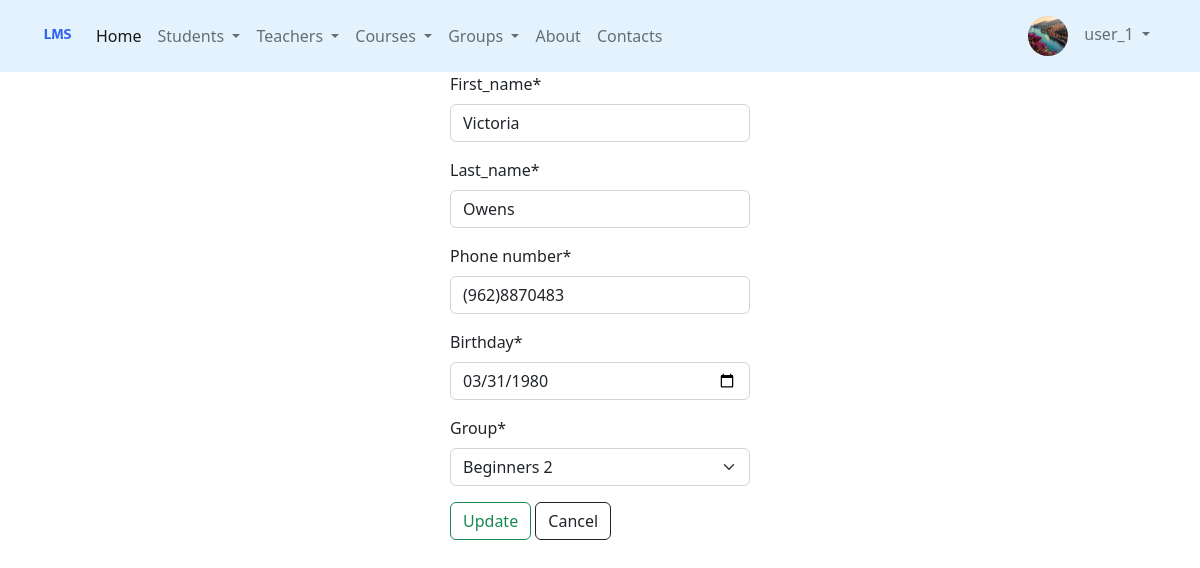
Screenshot of /students/update/1/ (signed in) with the database file from the repository.
### accounts/models.py (models this page shows, shortened)
class Profile(models.Model):
    user = models.OneToOneField(to=User, on_delete=models.CASCADE)
    birthday = models.DateField(null=True, blank=True)
    city = models.CharField(max_length=50, null=True, blank=True)
    avatar = models.ImageField(upload_to='avatars/', default='default.png')
    class Meta:
        db_table = 'profile'

### students/models.py (models this page shows, shortened)
class Student(PersonModel):
    group = models.ForeignKey(Group, on_delete=models.SET_NULL, null=True, related_name='students')
    class Meta:
        verbose_name = 'student'
        verbose_name_plural = 'students'
        db_table = 'students'

### students/views.py (the view)
# urls.py: path('update/<int:identity>/', UpdateStudentView.as_view(), name='update'),            # Update
class UpdateStudentView(LoginRequiredMixin, UpdateView):
    model = Student
    success_url = reverse_lazy('students:list')
    template_name = 'students/update.html'
    form_class = StudentCreateForm
    pk_url_kwarg = 'identity'

### students/forms.py (shortened to what this page needs)
class StudentCreateForm(forms.ModelForm):
    class Meta:
        model = Student
        fields = [
            'first_name',
            'last_name',
            'phone_number',
            'birthday',
            'group'
        ]
        widgets = {
            'birthday': forms.DateInput(attrs={'type': 'date'})
        }

### core/context_processors.py (called while the page is built)
def params(request):
    get_params = request.GET
    if 'page' in get_params:
        get_params = copy(get_params)
        del get_params['page']
    return {'params': f'&{get_params.urlencode()}' if get_params else ''}

### groups/models.py (called while the page is built)
    def __str__(self):
        return f'{self.group_name}'

### students/templates/students/update.html (shortened to what this page needs)
{% extends 'base.html' %}
{% load crispy_forms_filters %}
{% block content %}
    <form method="post">
        <div class="mx-auto" style="width: 300px;">
            {{ form | crispy }}
            <div class="mt-2">
                <input class="btn btn-outline-success" type="submit" value="Update">
                <a class="btn btn-outline-dark" href="{% url 'students:list' %}">Cancel</a>
            </div>
        </div>
    </form>
{% endblock %}

### templates/includes/menu.html (shortened to what this page needs)
{% load static %}
<nav class="navbar fixed-top navbar-expand-lg mb-3" style="background-color: #e3f2fd;">
  <div class="container">
    <a class="navbar-brand" href="#">
      <img src="{% static 'img/logo.png' %}" alt="" width="30" height="24" class="d-inline-block align-text-top">
    </a>
    <div class="collapse navbar-collapse" id="navbarSupportedContent">
      <ul class="navbar-nav me-auto mb-2 mb-lg-0">
         <li class="nav-item">
          <a class="nav-link active" aria-current="page" href="/">Home</a>
        </li>
        <li class="nav-item dropdown">
          <a class="nav-link dropdown-toggle" href="#" id="navbarDropdown" role="button" data-bs-toggle="dropdown" aria-expanded="false">
            Students
          </a>
        </li>
          <li class="nav-item dropdown">
          <a class="nav-link dropdown-toggle" href="#" id="navbarDropdown" role="button" data-bs-toggle="dropdown" aria-expanded="false">
            Teachers
          </a>
              </li>
          <li class="nav-item dropdown">
          <a class="nav-link dropdown-toggle" href="#" id="navbarDropdown" role="button" data-bs-toggle="dropdown" aria-expanded="false">
            Courses
          </a>
        </li>
          <li class="nav-item dropdown">
          <a class="nav-link dropdown-toggle" href="#" id="navbarDropdown" role="button" data-bs-toggle="dropdown" aria-expanded="false">
            Groups
          </a>
        </li>
        <li class="nav-item">
            <a class="nav-link" href="/about/">About</a>
        </li>
      <li class="nav-item">
            <a class="nav-link" href="/contacts/">Contacts</a>
        </li>
      </ul>
        {% url 'students:list' as my_view %}
        {% url 'teachers:list' as my_view %}
        {% url 'groups:list' as my_view %}
        {% url 'courses:list' as my_view %}
      <div class="d-flex">
                <ul class="navbar-nav me-auto mb-2 mb-lg-0">
                    <li class="nav-item dropdown">
                        <a class="nav-link dropdown-toggle" href="#" id="student-dropdown"
                           role="button" data-bs-toggle="dropdown" aria-expanded="false">
                            {% if user.is_authenticated %}
                                <img src="{{ user.profile.avatar.url }}" class="rounded-circle "
                                     width="40" height="40" alt="avatar"> &nbsp;&nbsp;
                                {{ user.username }}
                            {% else %}
                                <img src="{{'media/default.png'}}" class="rounded-circle "
                                     width="40" height="40" alt="avatar"> &nbsp;&nbsp;
                                Account
                            {% endif %}
                        </a>
                    </li>
                </ul>
            </div>
        </div>
    </div>
</nav>

### rows the page displays
Student: first_name "Victoria", last_name "Owens", phone_number "(962)8870483", birthday "03/31/1980", group "Beginners 2"

### other values shown
{{ user.username }} "user_1"
